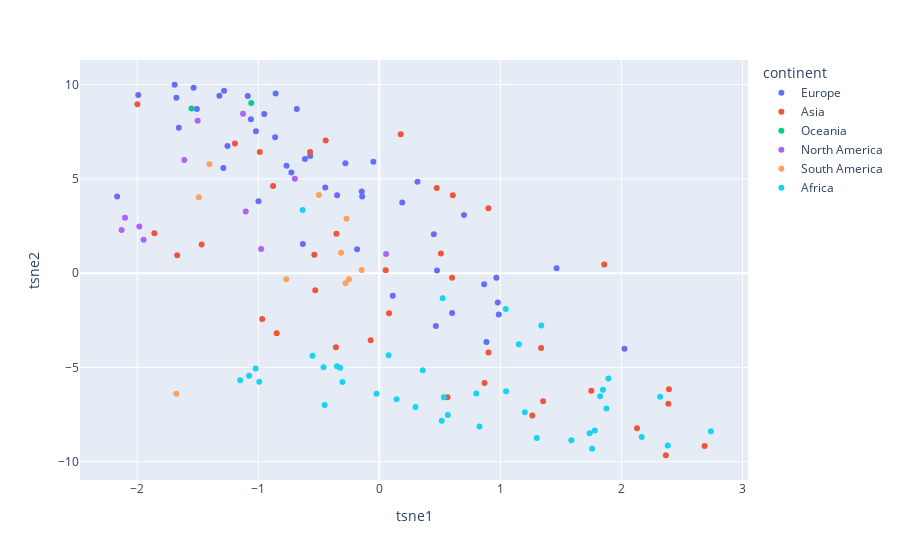

Notebook code cell kept with this figure:
### Markdown cell above
Let's create an interactive 2D plot using plotly-express.

### Code cell
#import plotly-express
import plotly.express as px

#Add the country name into Xt
Xt["country"] = happiness["country"].tolist()

#intialize plotting function
fig = px.scatter(Xt, x="tsne1", y = "tsne2", color="continent", hover_data=["country"])
#generate plot
fig.show()

### Figure 1 — Plotly figure (JSON) as saved in the notebook; plotly's stock layout.template omitted (floating-point values rounded to 4 significant figures)
{"data": [{"customdata": [["Finland"], ["Denmark"], ["Iceland"], ["Switzerland"], ["Netherlands"], ["Luxembourg*"], ["Sweden"], ["Norway"], ["Austria"], ["Ireland"], ["Germany"], ["United Kingdom"], ["Czechia"], ["Belgium"], ["France"], ["Slovenia"], ["Romania"], ["Spain"], ["Italy"], ["Kosovo"], ["Malta"], ["Lithuania"], ["Slovakia"], ["Estonia"], ["Cyprus"], ["Latvia"], ["Serbia"], ["Croatia"], ["Poland"], ["Hungary"], ["Portugal"], ["Greece"], ["Moldova"], ["Belarus*"], ["Bosnia and Herzegovina"], ["Montenegro"], ["North Cyprus*"], ["Russia"], ["Armenia"], ["Bulgaria"], ["North Macedonia"], ["Albania"], ["Azerbaijan*"], ["Ukraine"], ["Georgia"], ["Turkey"]], "hovertemplate": "continent=Europe<br>tsne1=%{x}<br>tsne2=%{y}<br>country=%{customdata[0]}<extra></extra>", "legendgroup": "Europe", "marker": {"color": "#636efa", "symbol": "circle"}, "mode": "markers", "name": "Europe", "orientation": "v", "showlegend": true, "type": "scatter", "x": [-1.691, -1.534, -1.992, -1.283, -1.677, -0.8568, -1.321, -1.087, -1.507, -0.6818, -0.9509, -1.061, -1.657, -1.02, -0.8609, -1.255, -1.289, -0.6143, -0.2802, -2.166, -0.5714, -0.767, -0.7267, -0.04901, 0.3155, -0.4464, -0.9981, -0.3486, -0.1453, -0.1417, 0.1895, 0.6997, -0.6319, 0.4505, -0.1838, 0.4766, 1.464, 0.9671, 0.111, 0.8663, 0.6014, 0.467, 0.979, 0.9866, 0.8852, 2.026], "xaxis": "x", "y": [9.992, 9.834, 9.444, 9.68, 9.307, 9.522, 9.402, 9.397, 8.704, 8.711, 8.444, 8.158, 7.718, 7.519, 7.205, 6.747, 5.574, 6.06, 5.831, 4.067, 6.213, 5.699, 5.336, 5.905, 4.848, 4.547, 3.807, 4.125, 4.333, 4.066, 3.74, 3.09, 1.549, 2.061, 1.263, 0.1328, 0.2634, -0.2498, -1.204, -0.5942, -2.117, -2.799, -1.557, -2.201, -3.648, -4.011], "yaxis": "y"}, {"customdata": [["Israel"], ["Bahrain"], ["United Arab Emirates"], ["Saudi Arabia"], ["Taiwan Province of China"], ["Singapore"], ["Kazakhstan"], ["Kuwait*"], ["Uzbekistan"], ["Japan"], ["South Korea"], ["Philippines"], ["Thailand"], ["Kyrgyzstan"], ["Mongolia"], ["Malaysia"], ["China"], ["Vietnam"], ["Turkmenistan*"], ["Hong Kong S.A.R. of China"], ["Tajikistan"], ["Nepal"], ["Indonesia"], ["Bangladesh"], ["Laos"], ["Iraq"], ["Iran"], ["Cambodia"], ["Pakistan"], ["Palestinian Territories*"], ["Myanmar"], ["Sri Lanka"], ["Yemen*"], ["Jordan"], ["India"], ["Lebanon"], ["Afghanistan"]], "hovertemplate": "continent=Asia<br>tsne1=%{x}<br>tsne2=%{y}<br>country=%{customdata[0]}<extra></extra>", "legendgroup": "Asia", "marker": {"color": "#EF553B", "symbol": "circle"}, "mode": "markers", "name": "Asia", "orientation": "v", "showlegend": true, "type": "scatter", "x": [-1.999, -1.193, -0.4432, -0.9874, -0.5722, 0.177, -0.8778, 0.4743, -1.858, 0.6073, 0.9016, -1.468, -0.3544, -1.67, -0.5369, 0.5085, 0.05256, -0.5293, 0.601, 1.859, -0.9676, -0.8478, 0.08026, -0.3584, -0.07111, 0.9024, 1.337, 0.8693, 0.5639, 1.751, 1.353, 2.393, 1.264, 2.388, 2.129, 2.688, 2.368], "xaxis": "x", "y": [8.958, 6.871, 7.036, 6.425, 6.424, 7.367, 4.621, 4.52, 2.118, 4.126, 3.447, 1.519, 2.092, 0.9446, 0.9776, 1.045, 0.1493, -0.9066, -0.2465, 0.4533, -2.432, -3.186, -2.131, -3.929, -3.555, -4.204, -3.967, -5.83, -6.581, -6.235, -6.792, -6.158, -7.548, -6.923, -8.225, -9.174, -9.66], "yaxis": "y"}, {"customdata": [["New Zealand"], ["Australia"]], "hovertemplate": "continent=Oceania<br>tsne1=%{x}<br>tsne2=%{y}<br>country=%{customdata[0]}<extra></extra>", "legendgroup": "Oceania", "marker": {"color": "#00cc96", "symbol": "circle"}, "mode": "markers", "name": "Oceania", "orientation": "v", "showlegend": true, "type": "scatter", "x": [-1.058, -1.552], "xaxis": "x", "y": [9.028, 8.732], "yaxis": "y"}, {"customdata": [["Canada"], ["United States"], ["Costa Rica"], ["Panama"], ["Guatemala*"], ["Nicaragua"], ["Mexico"], ["El Salvador"], ["Honduras"], ["Jamaica"], ["Dominican Republic"]], "hovertemplate": "continent=North America<br>tsne1=%{x}<br>tsne2=%{y}<br>country=%{customdata[0]}<extra></extra>", "legendgroup": "North America", "marker": {"color": "#ab63fa", "symbol": "circle"}, "mode": "markers", "name": "North America", "orientation": "v", "showlegend": true, "type": "scatter", "x": [-1.126, -1.501, -1.612, -0.6978, -2.101, -2.13, -1.103, -1.983, -1.947, -0.9763, 0.05637], "xaxis": "x", "y": [8.454, 8.079, 5.996, 5.007, 2.933, 2.284, 3.268, 2.476, 1.77, 1.282, 1.012], "yaxis": "y"}, {"customdata": [["Uruguay"], ["Brazil"], ["Chile"], ["Argentina"], ["Colombia"], ["Bolivia"], ["Paraguay"], ["Peru"], ["Ecuador"], ["Venezuela"]], "hovertemplate": "continent=South America<br>tsne1=%{x}<br>tsne2=%{y}<br>country=%{customdata[0]}<extra></extra>", "legendgroup": "South America", "marker": {"color": "#FFA15A", "symbol": "circle"}, "mode": "markers", "name": "South America", "orientation": "v", "showlegend": true, "type": "scatter", "x": [-1.404, -1.492, -0.4988, -0.2713, -0.3159, -0.7695, -0.1454, -0.2505, -0.279, -1.677], "xaxis": "x", "y": [5.769, 4.019, 4.138, 2.887, 1.08, -0.3276, 0.1599, -0.3243, -0.5312, -6.401], "yaxis": "y"}, {"customdata": [["Mauritius"], ["Libya*"], ["Ivory Coast"], ["South Africa"], ["Gambia*"], ["Algeria"], ["Liberia*"], ["Congo"], ["Morocco"], ["Mozambique"], ["Cameroon"], ["Senegal"], ["Niger*"], ["Gabon"], ["Guinea"], ["Ghana"], ["Burkina Faso"], ["Benin"], ["Comoros*"], ["Uganda"], ["Nigeria"], ["Kenya"], ["Tunisia"], ["Mali"], ["Namibia"], ["Eswatini, Kingdom of*"], ["Madagascar*"], ["Egypt"], ["Chad*"], ["Ethiopia"], ["Mauritania*"], ["Togo"], ["Zambia"], ["Malawi"], ["Tanzania"], ["Sierra Leone"], ["Lesotho*"], ["Botswana*"], ["Rwanda*"], ["Zimbabwe"]], "hovertemplate": "continent=Africa<br>tsne1=%{x}<br>tsne2=%{y}<br>country=%{customdata[0]}<extra></extra>", "legendgroup": "Africa", "marker": {"color": "#19d3f3", "symbol": "circle"}, "mode": "markers", "name": "Africa", "orientation": "v", "showlegend": true, "type": "scatter", "x": [-0.6333, 0.5238, -0.5517, 1.045, -1.021, 1.338, -1.075, -0.4606, 0.07647, -1.149, -0.3234, -0.3492, -0.9918, 1.153, -0.3046, 0.3589, -0.02341, -0.4514, 0.1425, 0.5335, 1.047, 0.8011, 1.893, 0.299, 1.848, 1.824, 0.5663, 2.32, 0.5159, 1.203, 1.877, 0.8281, 1.78, 1.302, 1.738, 1.587, 2.168, 2.739, 1.758, 2.384], "xaxis": "x", "y": [3.346, -1.326, -4.386, -1.898, -5.06, -2.782, -5.446, -4.987, -4.362, -5.681, -5.023, -4.942, -5.764, -3.772, -5.77, -5.158, -6.398, -6.998, -6.686, -6.584, -6.268, -6.384, -5.593, -7.102, -6.188, -6.529, -7.521, -6.558, -7.829, -7.378, -7.176, -8.135, -8.349, -8.751, -8.498, -8.869, -8.692, -8.389, -9.317, -9.143], "yaxis": "y"}], "layout": {"legend": {"title": {"text": "continent"}, "tracegroupgap": 0}, "margin": {"t": 60}, "xaxis": {"anchor": "y", "domain": [0, 1], "title": {"text": "tsne1"}}, "yaxis": {"anchor": "x", "domain": [0, 1], "title": {"text": "tsne2"}}}}
